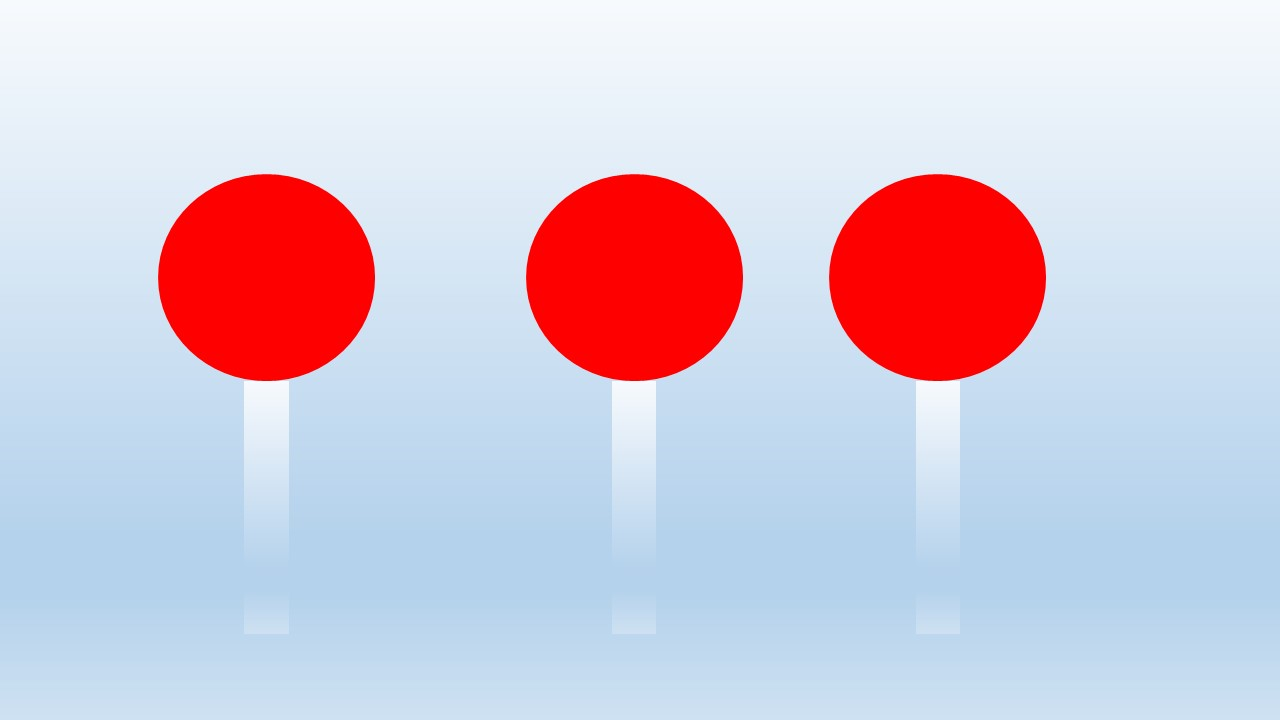
//> input picture bbauv/robosub 2014/rgb_buoy/RGB1.jpg, 1280 x 720 px
$ ./Ex3_12 '../../bbauv/robosub 2014/rgb_buoy/RGB1.jpg' 100 100 100 100 3   (built with g++ and OpenCV 4)
//> lines starting //> are read from the running program, lines starting //| are printed output that depends on the picture
//Using ImageROI to increment all the pixels in a region
//roi_add <image> <x> <y> <width> <height <add>
#include <opencv/cv.h>
#include <opencv2/highgui/highgui.hpp>

int main(int argc, char** argv){
	IplImage* src;
	if (argc == 7 && ((src=cvLoadImage(argv[1], 1)) != 0)){
//> src is the input picture: 720 rows x 1280 cols, CV_8UC3; mean B, G, R 215, 200.3, 213
		int x = atoi(argv[2]);
//> x = 100
		int y = atoi(argv[3]);
//> y = 100
		int width = atoi(argv[4]);
//> width = 100
		int height = atoi(argv[5]);
//> height = 100

		int add = atoi(argv[6]);
//> add = 3
		cvSetImageROI(src, cvRect(x, y, width, height));
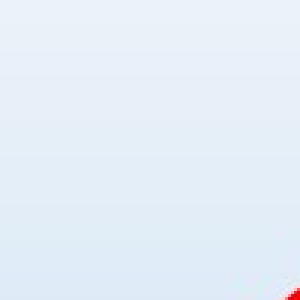
//> src: 100 rows x 100 cols, CV_8UC3 (shown 3 times larger); mean B, G, R 248, 238.6, 228.8
		cvAddS(src, cvScalar(add), src);
		cvResetImageROI(src);
//> src: 720 rows x 1280 cols, CV_8UC3
		cvNamedWindow("Roi_add", 1);
		cvShowImage("Roi_add", src);
		cvWaitKey();
	}
	return 0;
}
